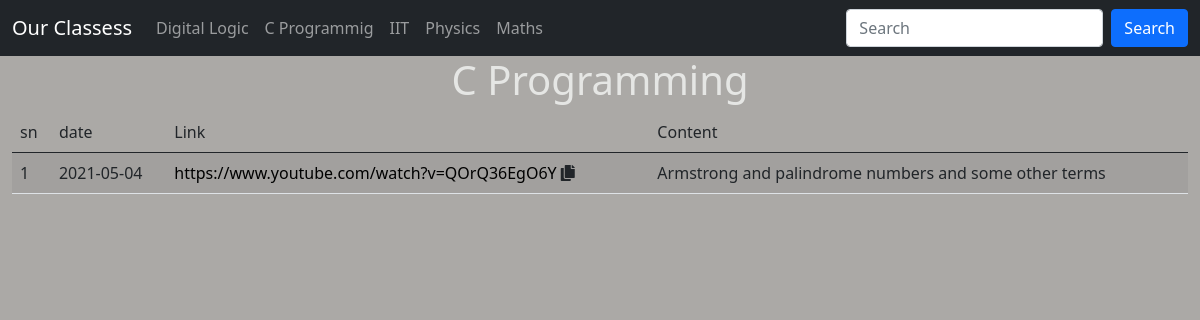
/c, run on an earlier commit of the app's database.
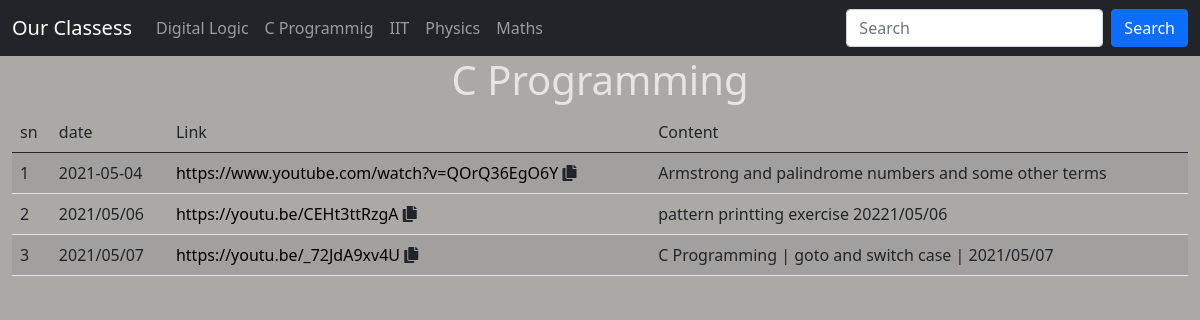
And on a later commit of the database.
### recordings/models.py (models this page shows, shortened)
class Record(models.Model):
	subjects = [
		('physics','Physics'),
		('math','Maths'),
		('C','C Programming'),
		('IIT','IIT'),
		('DL','Digital Logic'),
	]
	subject = models.CharField(max_length=50,choices=subjects)
	date = models.CharField(max_length=20,default="")
	link = models.CharField(max_length=500)
	content = models.TextField(max_length=500)

### recordings/views.py (the view)
# urls.py: path('c',views.c,name="C programming"),
def c(requests):
	subjectCode = 2
	if requests.method == 'GET':
		query = requests.GET.get('search','')
		values =  getSubjectValues(subjectCode,query)
	else:
		values = getSubjectValues(subjectCode)
	return render(requests,'subjects.html',values)

### recordings/views.py (called while the page is built)
def getSubjectValues(subjectCode,query=''):
	return {
		'subject':Record.subjects[subjectCode][1],
		'records': Record.objects.filter(subject=Record.subjects[subjectCode][0],
			content__contains=query),
		'searchedTerm':query
	}

### recordings/templates/subjects.html (shortened to what this page needs)
<!doctype html>
<html lang="en">
  <head>
    <link href="https://cdn.jsdelivr.net/npm/bootstrap@5.0.0-beta3/dist/css/bootstrap.min.css" rel="stylesheet">
    <link rel="stylesheet" href="https://use.fontawesome.com/releases/v5.0.13/css/all.css">
  </head>
  <body>
    <nav class="navbar navbar-expand-lg navbar-dark bg-dark">
  <div class="container-fluid">
    <a class="navbar-brand" href="#">Our Classess</a>
    <div class="collapse navbar-collapse" id="navbarSupportedContent">
      <ul class="navbar-nav me-auto mb-2 mb-lg-0">
        <li class="nav-item">
          <a class="nav-link {{dl_active}}" aria-current="page" href="dl">Digital Logic</a>
        </li>
        <li class="nav-item {{c_active}}">
          <a class="nav-link" href="c">C Programmig</a>
        </li>
        <li class="nav-item {{iit_active}}">
          <a class="nav-link" href="iit">IIT</a>
        </li>
        <li class="nav-item {{c_active}}">
          <a class="nav-link" href="physics">Physics</a>
        </li>
        <li class="nav-item {{c_active}}">
          <a class="nav-link" href="maths">Maths</a>
        </li>
      </ul>
      <form class="d-flex" method="get">
        <input class="form-control me-2" type="search" name="search" placeholder="Search" aria-label="Search" value="{{searchedTerm}}">
        <button class="btn btn-primary" type="submit">Search</button>
      </form>
    </div>
  </div>
</nav>
    <h1 class="text-center">{{subject}}</h1>
    <div class="container-fluid">
        <div class="subject-table">
            <table class="table table-striped">
                <thead>
                    <td>sn</td>
                    <td>date</td>
                    <td>Link</td>
                    <td>Content</td>
                </thead>
                {% for record in records %}
                <tr>
                    <td>{{forloop.counter}}</td>
                    <td>{{record.date}}</td>
                    <td><a href="{{record.link}}" target="_blank"><span id="link{{forloop.counter}}">{{record.link}}</span></a> <i class="fas fa-copy" onclick="copy('link{{forloop.counter}}')"></i></td>
                    <td>{{record.content}}</td>
                </tr>
                {% endfor %}
            </table>
        </div>
    </div>
  </body>
</html>

What changed in the data, as far as the page shows it:
added Record: date "2021/05/06", link "https://youtu.be/CEHt3ttRzgA", content "pattern printting exercise 20221/05/06"
added Record: date "2021/05/07", link "https://youtu.be/_72JdA9xv4U", content "C Programming | goto and switch case | 2021/05/07"
